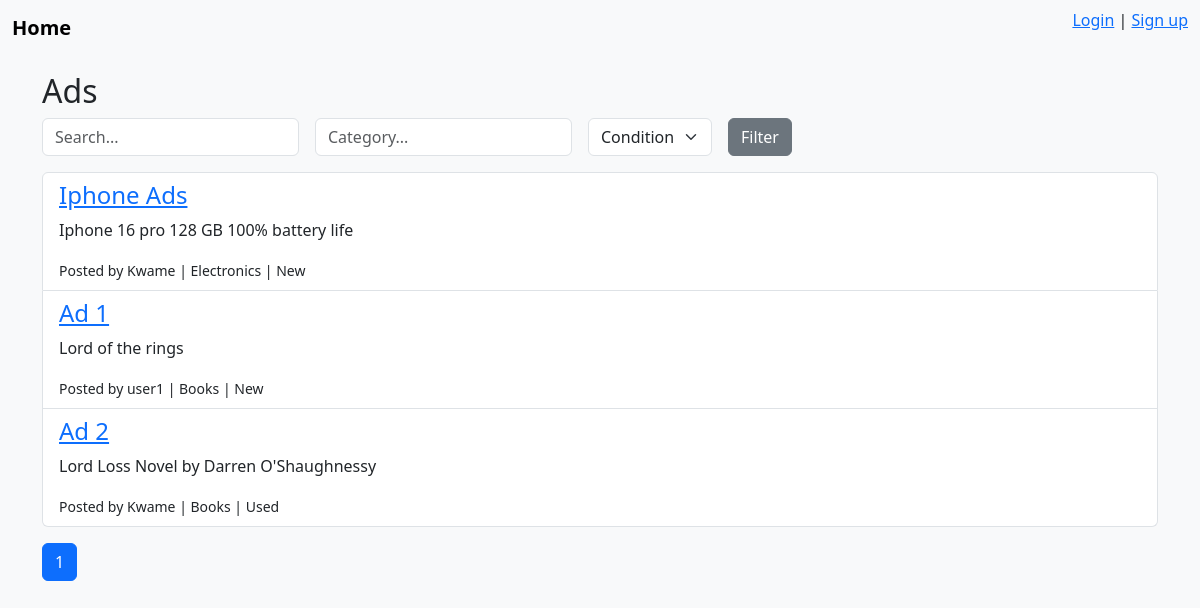
/ads/, run on the app's committed database.
### ads/models.py (models this page shows, shortened)
class Ad(models.Model):
    CONDITION_CHOICES = [
        ('new', 'New'),
        ('used', 'Used'),
    ]
    user = models.ForeignKey(User, on_delete=models.CASCADE)
    title = models.CharField(max_length=255)
    description = models.TextField()
    image_url = models.URLField(blank=True, null=True)
    category = models.CharField(max_length=100)
    condition = models.CharField(max_length=10, choices=CONDITION_CHOICES)
    created_at = models.DateTimeField(auto_now_add=True)

### ads/views.py (the view)
# urls.py: path('ads/', views.ad_list, name='ad_list'),
def ad_list(request):
    ads = Ad.objects.all()
    query = request.GET.get('q')
    category = request.GET.get('category')
    condition = request.GET.get('condition')
    if query:
        ads = ads.filter(Q(title__icontains=query) | Q(description__icontains=query))
    if category:
        ads = ads.filter(category__iexact=category)
    if condition:
        ads = ads.filter(condition__iexact=condition)
    paginator = Paginator(ads, 10)  # Show 10 ads per page
    page_number = request.GET.get('page')
    page_obj = paginator.get_page(page_number)
    return render(request, 'ads/ad_list.html', {'page_obj': page_obj})

### ads/templates/ads/ad_list.html (shortened to what this page needs)
{% extends "base.html" %}
{% block content %}
<h2>Ads</h2>
<form class="row g-3 mb-3" method="get">
    <div class="col-auto">
        <input type="text" name="q" class="form-control" placeholder="Search..." value="{{ request.GET.q }}">
    </div>
    <div class="col-auto">
        <input type="text" name="category" class="form-control" placeholder="Category..." value="{{ request.GET.category }}">
    </div>
    <div class="col-auto">
        <select name="condition" class="form-select">
            <option value="">Condition</option>
        </select>
    </div>
    <div class="col-auto">
        <button class="btn btn-secondary">Filter</button>
    </div>
</form>
<ul class="list-group">
    {% for ad in page_obj %}
    <li class="list-group-item">
        <h4><a href="{% url 'ad_detail' ad.id %}">{{ ad.title }}</a></h4>
        <p>{{ ad.description|truncatewords:20 }}</p>
        <small>Posted by {{ ad.user.username }} | {{ ad.category }} | {{ ad.get_condition_display }}</small>
    </li>
    {% endfor %}
</ul>
<nav>
 <ul class="pagination mt-3">
    <li class="page-item active"><span class="page-link">{{ page_obj.number }}</span></li>
 </ul>
</nav>
{% endblock %}

### ads/templates/base.html (shortened to what this page needs)
<!DOCTYPE html>
<html>
<head>
  {% load static %}
    <link rel="stylesheet" href="https://cdn.jsdelivr.net/npm/bootstrap@5.3.2/dist/css/bootstrap.min.css">
    <link rel="stylesheet" href="{% static 'ads/css/style.css' %}">
</head>
<body>
    <nav class="navbar navbar-expand-lg navbar-light bg-light mb-3">
      <div class="container-fluid">
        <a class="navbar-brand" href="{% url 'ad_list' %}">Home</a>
        {% if user.is_authenticated %}
        <ul class="navbar-nav me-auto mb-2 mb-lg-0">
          <li class="nav-item"><a class="nav-link" href="{% url 'create_ad' %}">Post New Ad</a></li>
          <li class="nav-item"><a class="nav-link" href="{% url 'proposal_list' %}">Proposals</a></li>
        </ul>
        <span>Welcome, {{ user.username }}!</span>
        <form
            method="post"
            action="{% url 'logout' %}"
            style="display:inline"
          >
            {% csrf_token %}
            <button class="btn btn-link p-0 m-0 align-baseline">
              Logout
            </button>
        </form>
        {% else %}
        <p><a href="{% url 'login' %}">Login</a> | <a href="{% url 'signup' %}">Sign up</a></p>
        {% endif %}
      </div>
    </nav>
    <div class="container">
        {% block content %}{% endblock %}
    </div>
</body>
</html>

### ads/static/ads/css/style.css (style rules this page uses)
body { background-color: #f8f9fa; }
.navbar-brand { font-weight: bold; }
form input, form select, form textarea { border-radius: 0.375rem; }

### data on the page
Ad: title "Iphone Ads", description "Iphone 16 pro 128 GB 100% battery life", user.username "Kwame", category "Electronics", condition "New"
Ad: title "Ad 1", description "Lord of the rings", user.username "user1", category "Books", condition "New"
Ad: title "Ad 2", description "Lord Loss Novel by Darren O'Shaughnessy", user.username "Kwame", category "Books", condition "Used"

### other printed values
{{ page_obj.number }} "1"
